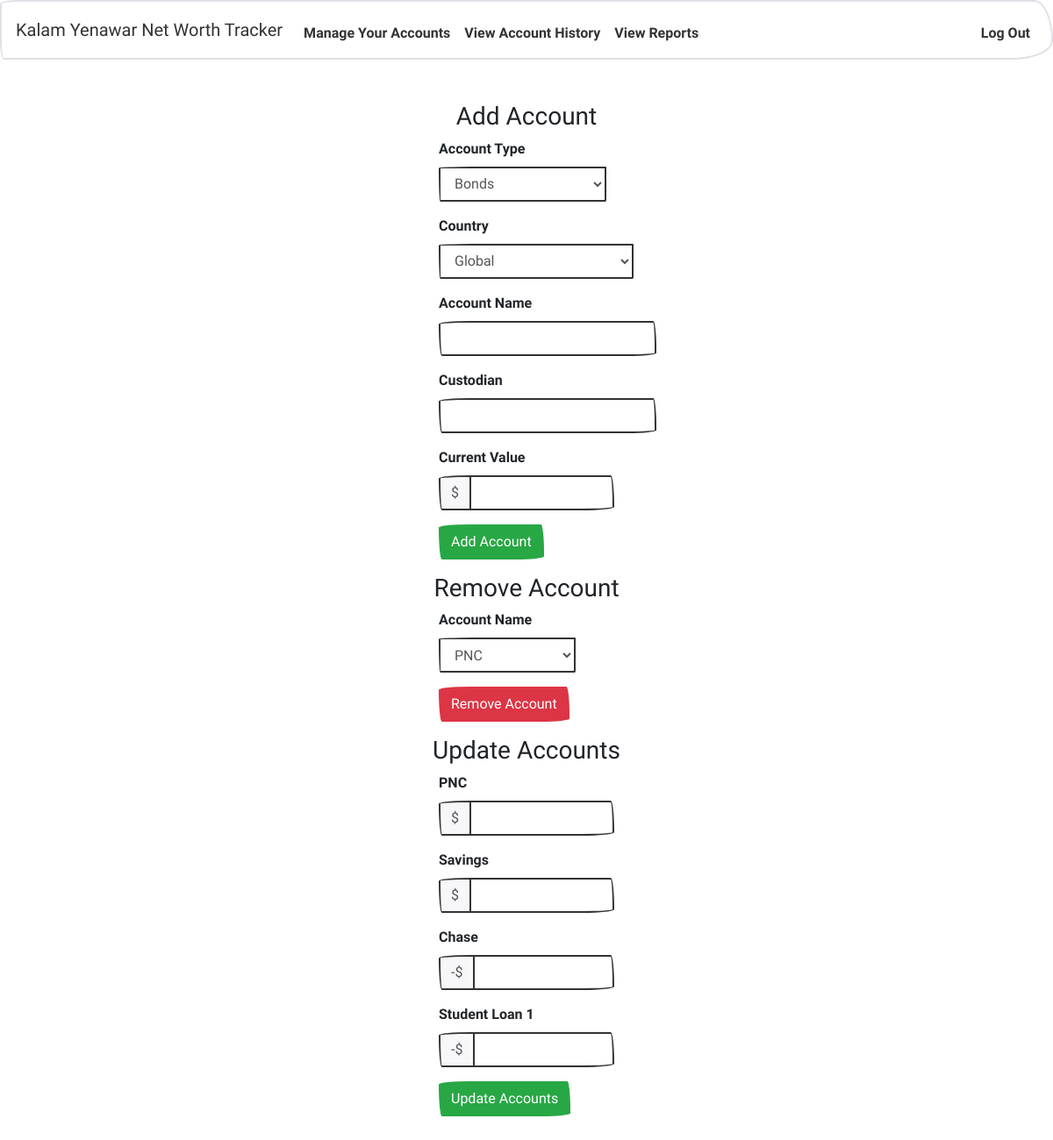
The page /accounts (signed in) on the database its author committed.
### tables this page shows
CREATE TABLE 'accounts' ('id' integer PRIMARY KEY AUTOINCREMENT NOT NULL, 'name' varchar(20) NOT NULL, 'userid' integer NOT NULL, 'value' real, 'type' varchar(20) NOT NULL, custodian varchar(255), country varchar(255));

### application.py (the view)
@app.route("/accounts")
@login_required
def accounts():
    user_id = session['user_id']
    accounts = db.execute("SELECT * FROM accounts WHERE userid = :user_id", user_id=user_id)
    return render_template("accounts.html", accounts=accounts)

### application.py (called while the page is built)
@app.after_request
def after_request(response):
    response.headers["Cache-Control"] = "no-cache, no-store, must-revalidate"
    response.headers["Expires"] = 0
    response.headers["Pragma"] = "no-cache"
    return response

### helpers.py (called while the page is built)
def login_required(f):
    @wraps(f)
    def decorated_function(*args, **kwargs):
        if session.get("user_id") is None:
            return redirect("/login")
        return f(*args, **kwargs)
    return decorated_function

### templates/accounts.html (shortened to what this page needs)
{% extends "layout.html" %}
{% block main %}
    <h3>Add Account</h3>
    <form action="/add" method="post">
        <div class="form-group">
            <label for="type">Account Type</label>
            <select class="form-control" name="type" id="type">
                <option value="Bonds" id = "bonds">Bonds</option>
            </select>
        </div>
        <div class="form-group">
            <label for="type">Country</label>
            <select class="form-control" name="country" id="country">
                <option value="Global" id = "gl">Global</option>
            </select>
        </div>
        <div class="form-group">
            <label for="name">Account Name</label>
            <input id="name" name="name" class="form-control" type="text">
        </div>
        <div class="form-group">
            <label for="name">Custodian</label>
            <input id="custodian" name="custodian" class="form-control" type="text">
        </div>
        <div class="form-group">
            <label for="type">Current Value</label>
            <div class="form-group">
                <div class="input-group mb-3">
                    <div class="input-group-prepend">
                        <span id="value" class="input-group-text">$</span>
                    </div>
                    <input name="value" class="form-control" type="number" step="0.01" min="0" max="10000000">
                </div>
            </div>
        </div>
        <div class="form-group">
            <button class="btn btn-success" type="submit">Add Account</button>
        </div>
    </form>
    <h3>Remove Account</h3>
    <form action="/remove" method="post">
        <div class="form-group">
            <label for="type">Account Name</label>
            <select name="account" class="form-control" id="removed">
                {% for row in accounts%}
                <option value="{{ row['name'] }}" >{{ row['name'] }}</option>
                {% endfor %}
            </select>
        </div>
        <div class="form-group">
            <button class="btn btn-danger" type="submit">Remove Account</button>
        </div>
    </form>
    <h3>Update Accounts</h3>
    <form action="/update" method="post">
        <div class="form-group">
            {% for row in accounts %}
            <div class="form-group">
                <label for="type">{{ row['name'] }}</label>
                <div class="form-group">
                    <div class="input-group mb-3">
                        <div class="input-group-prepend">
                            {% if row['type'] == 'Credit' or row['type'] == 'Loan' %}
                            <span class="input-group-text">-$</span>
                            {% else %}
                            <span class="input-group-text">$</span>
                            {% endif %}
                        </div>
                        <input name="{{ row['name'] }}" class="form-control" type="number" step="0.01">
                    </div>
                </div>
            </div>
            {% endfor %}
        </div>
        <div class="form-group">
            <button class="btn btn-success" type="submit">Update Accounts</button>
        </div>
    </form>
{% endblock %}

### rows shown on the page
accounts: name "PNC"
accounts: name "Savings"
accounts: name "Chase"
accounts: name "Student Loan 1"

### other values the page prints
form field account "PNC"
